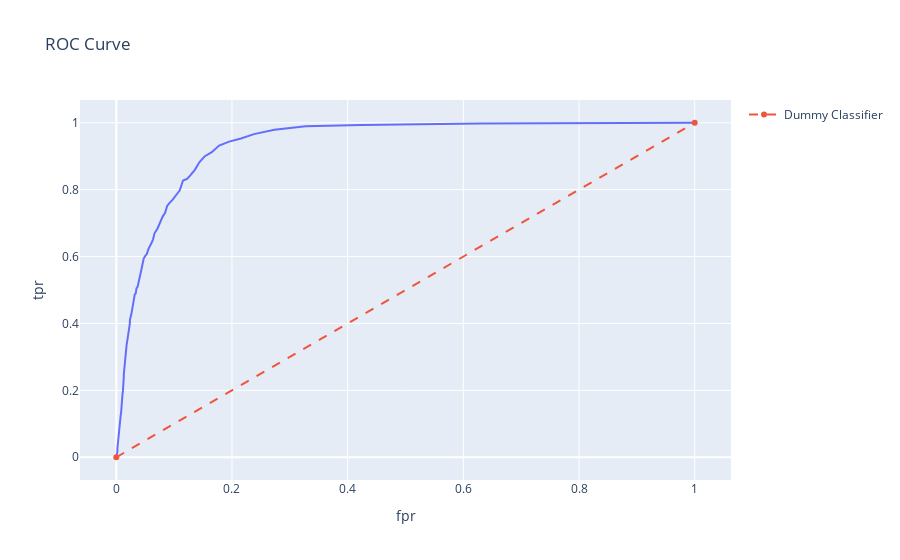

The notebook cell saved with this chart:
### Code cell
# udate figure
fig.add_scatter(x=fpr_dummy_, y=tpr_dummy, name='Dummy Classifier',line=dict(dash='dash'))
fig.show()
